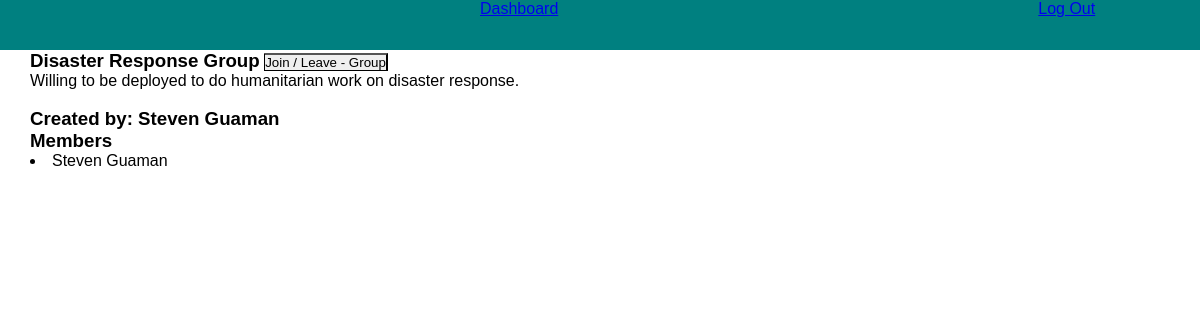
Screenshot of /user/edit_group/3 (signed in) with the database file from the repository.
### membership_app/models.py (models this page shows)
class Group(models.Model):
    name = models.CharField(max_length=50)
    description = models.CharField(max_length=250)
    user_create = models.ForeignKey(User, related_name='users_create', on_delete=models.CASCADE)
    created_at = models.DateTimeField(auto_now_add=True)
    updated_at = models.DateTimeField(auto_now=True)
    objects = GroupManager()

### membership_app/views.py (the view)
# urls.py: path('user/edit_group/<int:group_id>', views.edit_group),
def edit_group(request, group_id):
    if 'logged_user' not in request.session:
        messages.error(request, 'Please register or please log in first')
        return redirect('/')
    user_session = User.objects.get(id=request.session['logged_user'])
    group = Group.objects.get(id=group_id)
    members = Member.objects.filter(group=group)
    isJoined=False
    if request.method == "POST":
        for member in members:
            if user_session.id == member.users:
                member_joined = Member.objects.get(id=member.id)
                member_joined.delete()
                isJoined=True
                break
        if not isJoined:
            member_joined = Member.objects.create(group_id=group_id,users=user_session.id)
        return redirect('/user/groups')
    else:
        user_created = 'YOU'
        if user_session != group.user_create:
            user_created =group.user_create.first_name + ' ' + group.user_create.last_name
        list_members =[]
        for member in members:
            user = User.objects.get(id=member.users)
            list_members.append(user.first_name + ' '+ user.last_name)
        is_creator=False
        if user_session == group.user_create:
            is_creator=True
        group_complete = {
            'id':group.id,
            'name': group.name,
            'description':group.description,
            'user_create': user_created,
            'members': list_members,
            'is_creator': is_creator
        }
        return render(request, 'edit.html', group_complete)

### membership_app/templates/edit.html (shortened to what this page needs)
<!DOCTYPE html>
<html lang="en">
<head>
    {% load static %}
    <link rel = "stylesheet" href="{% static 'style.css' %}">
</head>
<body>
    <div class="encabezado_2">
        <a href='/user/logout' class="enlaces">Dashboard</a>
        <a href='/user/logout' class="enlaces">Log Out</a>
    </div>
    <div >
        <form action="/user/edit_group/{{id}}" method="post">
            <h3 class="encabezado_3">{{name}}</h3>
            <button class="encabezado_3">Join / Leave - Group</button>
            <p>{{description}}</p>
            <br>
            <h3>Created by: {{user_create}}</h3>
            <h3>Members</h3>
            {% for member in members %}
            <li>{{member}}</li>
            {% endfor %}
        </form>
    </div>
</body>
</html>

### membership_app/static/style.css (style rules this page uses)
* { margin: 0px; padding: 0px; font-family: Arial, Helvetica, sans-serif; }
h3, p, li { text-indent: 30px; }
.encabezado_2 { width: 100%; height: 50px; display: flex; background-color: teal; vertical-align:top; }
.enlaces { display:block; text-align:rigth; padding-left: 40%; }
button { border-bottom: 1px solid black; border-left: 1px solid black; }
.encabezado_3 { display: inline-block; }

### rows the page displays
Group: name "Disaster Response Group", description "Willing to be deployed to do humanitarian work on disaster response."

### other values shown
{{ user_create }} "Steven Guaman"
{{ member }} "Steven Guaman"
